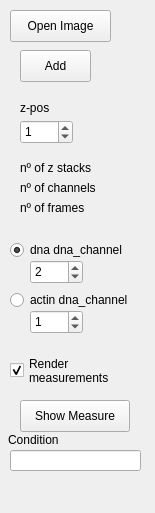
<?xml version="1.0" encoding="UTF-8"?>
<ui version="4.0">
 <class>Form</class>
 <widget class="QWidget" name="Form">
  <property name="geometry">
   <rect>
    <x>0</x>
    <y>0</y>
    <width>155</width>
    <height>513</height>
   </rect>
  </property>
  <property name="windowTitle">
   <string>Form</string>
  </property>
  <widget class="QPushButton" name="openButton">
   <property name="geometry">
    <rect>
     <x>10</x>
     <y>10</y>
     <width>101</width>
     <height>32</height>
    </rect>
   </property>
   <property name="text">
    <string>Open Image</string>
   </property>
  </widget>
  <widget class="QLabel" name="nzsLbl">
   <property name="geometry">
    <rect>
     <x>20</x>
     <y>160</y>
     <width>81</width>
     <height>16</height>
    </rect>
   </property>
   <property name="text">
    <string>nº of z stacks</string>
   </property>
  </widget>
  <widget class="QSpinBox" name="dnaSpin">
   <property name="geometry">
    <rect>
     <x>30</x>
     <y>260</y>
     <width>53</width>
     <height>24</height>
    </rect>
   </property>
   <property name="value">
    <number>2</number>
   </property>
  </widget>
  <widget class="QRadioButton" name="actChk">
   <property name="geometry">
    <rect>
     <x>10</x>
     <y>290</y>
     <width>141</width>
     <height>20</height>
    </rect>
   </property>
   <property name="text">
    <string>actin dna_channel</string>
   </property>
  </widget>
  <widget class="QLabel" name="label">
   <property name="geometry">
    <rect>
     <x>20</x>
     <y>100</y>
     <width>41</width>
     <height>16</height>
    </rect>
   </property>
   <property name="text">
    <string>z-pos</string>
   </property>
  </widget>
  <widget class="QPushButton" name="addButton">
   <property name="geometry">
    <rect>
     <x>20</x>
     <y>50</y>
     <width>71</width>
     <height>32</height>
    </rect>
   </property>
   <property name="text">
    <string>Add</string>
   </property>
  </widget>
  <widget class="QRadioButton" name="dnaChk">
   <property name="geometry">
    <rect>
     <x>10</x>
     <y>240</y>
     <width>131</width>
     <height>20</height>
    </rect>
   </property>
   <property name="text">
    <string>dna dna_channel</string>
   </property>
   <property name="checked">
    <bool>true</bool>
   </property>
  </widget>
  <widget class="QSpinBox" name="zSpin">
   <property name="geometry">
    <rect>
     <x>20</x>
     <y>120</y>
     <width>53</width>
     <height>24</height>
    </rect>
   </property>
   <property name="minimum">
    <number>0</number>
   </property>
   <property name="value">
    <number>1</number>
   </property>
  </widget>
  <widget class="QCheckBox" name="renderChk">
   <property name="geometry">
    <rect>
     <x>10</x>
     <y>350</y>
     <width>121</width>
     <height>41</height>
    </rect>
   </property>
   <property name="text">
    <string>Render
measurements</string>
   </property>
   <property name="checked">
    <bool>true</bool>
   </property>
  </widget>
  <widget class="QLabel" name="nchLbl">
   <property name="geometry">
    <rect>
     <x>20</x>
     <y>180</y>
     <width>81</width>
     <height>16</height>
    </rect>
   </property>
   <property name="text">
    <string>nº of channels</string>
   </property>
  </widget>
  <widget class="QSpinBox" name="actSpin">
   <property name="geometry">
    <rect>
     <x>30</x>
     <y>310</y>
     <width>53</width>
     <height>24</height>
    </rect>
   </property>
   <property name="value">
    <number>1</number>
   </property>
  </widget>
  <widget class="QLabel" name="nfrLbl">
   <property name="geometry">
    <rect>
     <x>20</x>
     <y>200</y>
     <width>81</width>
     <height>16</height>
    </rect>
   </property>
   <property name="text">
    <string>nº of frames</string>
   </property>
  </widget>
  <widget class="QPushButton" name="measureButton">
   <property name="geometry">
    <rect>
     <x>20</x>
     <y>400</y>
     <width>110</width>
     <height>32</height>
    </rect>
   </property>
   <property name="text">
    <string>Show Measure</string>
   </property>
  </widget>
  <widget class="QLabel" name="label_2">
   <property name="geometry">
    <rect>
     <x>8</x>
     <y>430</y>
     <width>61</width>
     <height>20</height>
    </rect>
   </property>
   <property name="text">
    <string>Condition</string>
   </property>
  </widget>
  <widget class="QLineEdit" name="experimentLineEdit">
   <property name="geometry">
    <rect>
     <x>10</x>
     <y>450</y>
     <width>131</width>
     <height>21</height>
    </rect>
   </property>
  </widget>
 </widget>
 <resources/>
 <connections/>
</ui>
